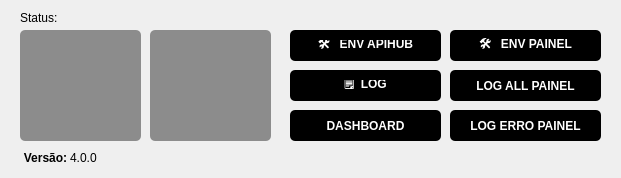
<?xml version="1.0" encoding="UTF-8"?>
<ui version="4.0">
 <class>GerenciadorServicos</class>
 <widget class="QMainWindow" name="GerenciadorServicos">
  <property name="geometry">
   <rect>
    <x>0</x>
    <y>0</y>
    <width>621</width>
    <height>178</height>
   </rect>
  </property>
  <property name="minimumSize">
   <size>
    <width>621</width>
    <height>100</height>
   </size>
  </property>
  <property name="maximumSize">
   <size>
    <width>621</width>
    <height>500</height>
   </size>
  </property>
  <property name="windowTitle">
   <string>Gerenciador Apihub 25.03</string>
  </property>

  <widget class="QWidget" name="centralwidget">

   <!-- LABEL STATUS-->
   <widget class="QLabel" name="lblStatusServico">
    <property name="geometry">
     <rect>
      <x>80</x>
      <y>10</y>
      <width>121</width>
      <height>16</height>
     </rect>
    </property>
    <property name="toolTip">
     <string>Status:</string>
    </property>
    <property name="alignment">
     <set>Qt::AlignCenter</set>
    </property>
    <property name="text">
     <string>&lt;br/&gt;</string>
    </property>
   </widget>

   <!-- BOTÃO INSTALAR -->
   <widget class="QPushButton" name="btnInstalar">
    <property name="geometry">
     <rect>
      <x>20</x>
      <y>30</y>
      <width>121</width>
      <height>111</height>
     </rect>
    </property>
    <property name="styleSheet">
     <string notr="true">QPushButton {
    color: rgb(255, 255, 255);
    background-color: rgb(140, 140, 140);
    font-weight: bold;
    font-size:80px;
    border-radius: 5px;
    border: none;
    padding: 10px;
}

QPushButton:pressed {
    background-color: rgb(0, 197, 0);
    padding-top: 12px;
}
QPushButton:hover{
    background-color: rgb(0, 197, 0);
    padding-top: 12px;
}</string>
    </property>
   </widget>

   <!-- BOTÃO SERVIÇO -->
   <widget class="QPushButton" name="btnServico">
    <property name="geometry">
     <rect>
      <x>150</x>
      <y>30</y>
      <width>121</width>
      <height>111</height>
     </rect>
    </property>
    <property name="styleSheet">
     <string notr="true">QPushButton {
    color: rgb(255, 255, 255);
    background-color:  rgb(140, 140, 140);
    font-weight: bold;
    font-size:80px;
    border-radius: 5px;
    border: none;
    padding: 10px;
}

QPushButton:pressed {
    background-color: rgb(217, 83,79);
    padding-top: 12px;
}

QPushButton:hover {
    background-color: rgb(217, 83,79);
    padding-top: 12px;
}</string>
    </property>
   </widget>

   <!-- BOTÃO EDITAR ENV APIHUB -->
   <widget class="QPushButton" name="btnEditarEnv">
    <property name="geometry">
     <rect>
      <x>290</x>
      <y>30</y>
      <width>151</width>
      <height>31</height>
     </rect>
    </property>
    <property name="text">
     <string>🛠️   ENV APIHUB</string>
    </property>
    <property name="styleSheet">
     <string notr="true">QPushButton {
    background-color: rgb(0, 0, 0);
    color: rgb(255, 255, 255);
    font-weight: bold;
    border-radius: 5px;
    border: none;
    padding: 10px 20px;
}
QPushButton:hover {
    background-color: rgb(0, 50, 100);
    transform: scale(1.05);
    box-shadow:
        0 0 15px rgba(255, 255, 255, 0.2),
        0 4px 10px rgba(0, 0, 0, 0.5);
}</string>
    </property>
   </widget>

   <!-- BOTÃO LOG -->
   <widget class="QPushButton" name="btnAbrirLog">
    <property name="geometry">
     <rect>
      <x>290</x>
      <y>70</y>
      <width>151</width>
      <height>31</height>
     </rect>
    </property>
    <property name="text">
     <string>🗒️  LOG</string>
    </property>
    <property name="styleSheet">
     <string>QPushButton {
    background-color: rgb(0, 0, 0);
    color: rgb(255, 255, 255);
    font-weight: bold;
    border-radius: 5px;
    border: none;
    padding: 10px 20px;
}
QPushButton:hover {
    background-color: rgb(0, 50, 100);
    transform: scale(1.05);
    box-shadow:
        0 0 15px rgba(255, 255, 255, 0.2),
        0 4px 10px rgba(0, 0, 0, 0.5);
}</string>
    </property>
   </widget>

   <!-- LABEL VERSÃO -->
   <widget class="QLabel" name="lblStatusServico_3">
    <property name="geometry">
     <rect>
      <x>20</x>
      <y>150</y>
      <width>51</width>
      <height>16</height>
     </rect>
    </property>
    <property name="font">
     <font>
      <weight>75</weight>
      <bold>true</bold>
     </font>
    </property>
    <property name="alignment">
     <set>Qt::AlignCenter</set>
    </property>
    <property name="text">
     <string>Versão:</string>
    </property>
   </widget>

   <widget class="QLabel" name="lblStatusServico_4">
    <property name="geometry">
     <rect>
      <x>70</x>
      <y>150</y>
      <width>31</width>
      <height>16</height>
     </rect>
    </property>
    <property name="text">
     <string>4.0.0</string>
    </property>
   </widget>

   <!-- LABEL STATUS FIXO -->
   <widget class="QLabel" name="lblStatusServico_5">
    <property name="geometry">
     <rect>
      <x>20</x>
      <y>10</y>
      <width>51</width>
      <height>16</height>
     </rect>
    </property>
    <property name="text">
     <string>Status:</string>
    </property>
   </widget>

   <!-- BOTÃO DASHBOARD -->
   <widget class="QPushButton" name="btnAbrirDash">
    <property name="geometry">
     <rect>
      <x>290</x>
      <y>110</y>
      <width>151</width>
      <height>31</height>
     </rect>
    </property>
    <property name="text">
     <string>DASHBOARD</string>
    </property>
    <property name="styleSheet">
     <string>QPushButton {
    background-color: rgb(0, 0, 0);
    color: white;
    font-weight: bold;
    border-radius: 5px;
}
QPushButton:hover {
    background-color: rgb(0, 50, 100);
}</string>
    </property>
   </widget>

   <!-- BOTÃO ENV PAINEL -->
   <widget class="QPushButton" name="btnPainel">
    <property name="geometry">
     <rect>
      <x>450</x>
      <y>30</y>
      <width>151</width>
      <height>31</height>
     </rect>
    </property>
    <property name="text">
     <string>🛠️   ENV PAINEL</string>
    </property>
    <property name="styleSheet">
     <string>QPushButton {
    background-color: black;
    color: white;
    font-weight: bold;
    border-radius: 5px;
}
QPushButton:hover {
    background-color: rgb(0, 50, 100);
}</string>
    </property>
   </widget>

   <!-- LOG ALL -->
   <widget class="QPushButton" name="btnLogAll">
    <property name="geometry">
     <rect>
      <x>450</x>
      <y>70</y>
      <width>151</width>
      <height>31</height>
     </rect>
    </property>
    <property name="text">
     <string>LOG ALL PAINEL</string>
    </property>
    <property name="styleSheet">
     <string>QPushButton {
    background-color: black;
    color: white;
    font-weight: bold;
    border-radius: 5px;
}
QPushButton:hover {
    background-color: rgb(0, 50, 100);
}</string>
    </property>
   </widget>

   <!-- LOG ERRO -->
   <widget class="QPushButton" name="btnLogErr">
    <property name="geometry">
     <rect>
      <x>450</x>
      <y>110</y>
      <width>151</width>
      <height>31</height>
     </rect>
    </property>
    <property name="text">
     <string>LOG ERRO PAINEL</string>
    </property>
    <property name="styleSheet">
     <string>QPushButton {
    background-color: black;
    color: white;
    font-weight: bold;
    border-radius: 5px;
}
QPushButton:hover {
    background-color: rgb(0, 50, 100);
}</string>
    </property>
   </widget>

  </widget>

 </widget>
 <resources/>
 <connections/>
</ui>
